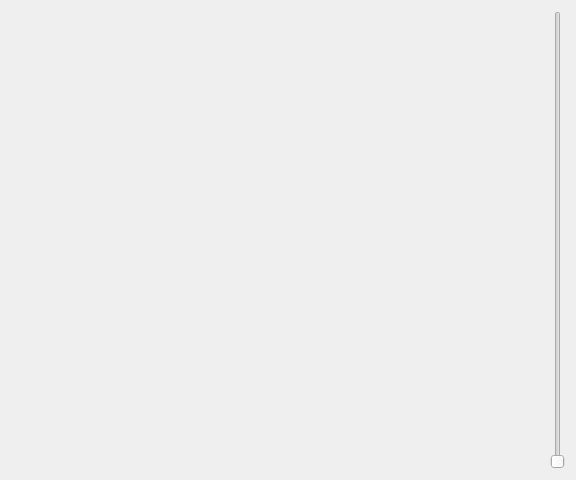
<?xml version="1.0" encoding="UTF-8"?>
<ui version="4.0">
 <class>Widget2D</class>
 <widget class="QWidget" name="Widget2D">
  <property name="geometry">
   <rect>
    <x>0</x>
    <y>0</y>
    <width>576</width>
    <height>480</height>
   </rect>
  </property>
  <property name="windowTitle">
   <string>Form</string>
  </property>
  <layout class="QHBoxLayout" name="horizontalLayout">
   <item>
    <widget class="QVTKOpenGLNativeWidget" name="widget" native="true"/>
   </item>
   <item>
    <widget class="QSlider" name="verticalSlider">
     <property name="orientation">
      <enum>Qt::Vertical</enum>
     </property>
    </widget>
   </item>
  </layout>
 </widget>
 <customwidgets>
  <customwidget>
   <class>QVTKOpenGLNativeWidget</class>
   <extends>QWidget</extends>
   <header>qvtkopenglnativewidget.h</header>
   <container>1</container>
  </customwidget>
 </customwidgets>
 <resources/>
 <connections/>
</ui>
